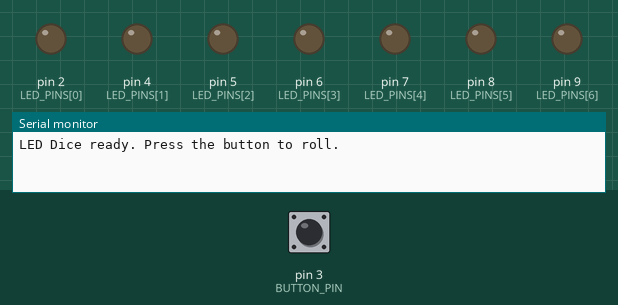
Simulated run of this sketch. Board: Arduino Uno, built with avr-gcc and run on an emulated ATmega328P. Parts: output pins drawn as LEDs (lit = HIGH), the last lines printed to the serial monitor. Dashed ring = blinking. Inputs (shaded band) come from the test bench; at power-on: pin 3 (BUTTON_PIN) HIGH. Random numbers use the default seed unless the sketch sets one.

Above: at 1.2 s.
1.3 s: pin 3 (BUTTON_PIN) pulled LOW for 0.15 s
At 1.4 s:
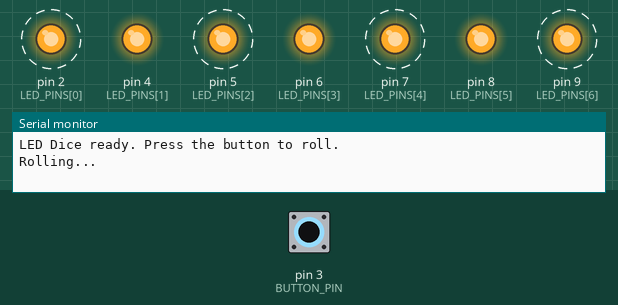
4.3 s: pin 3 (BUTTON_PIN) pulled LOW for 1 s
At 6.2 s:
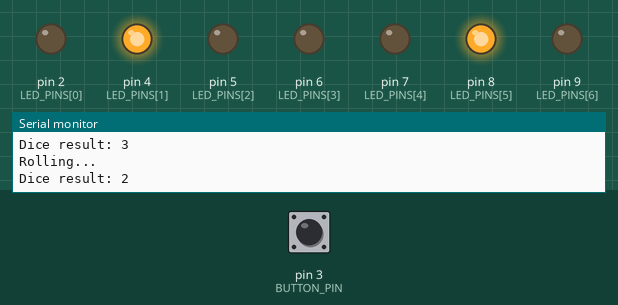
7.3 s: pin 3 (BUTTON_PIN) pulled LOW for 3.2 s
At 9.5 s:
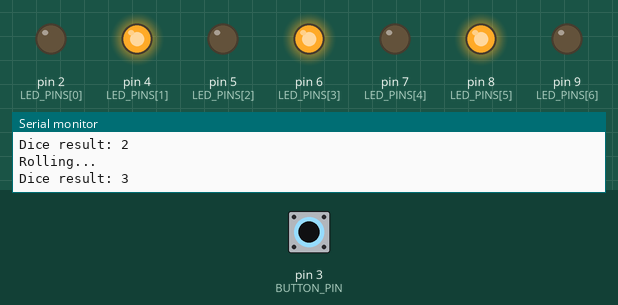
12.0 s: pin 3 (BUTTON_PIN) pulled LOW for 0.15 s
At 14.2 s:
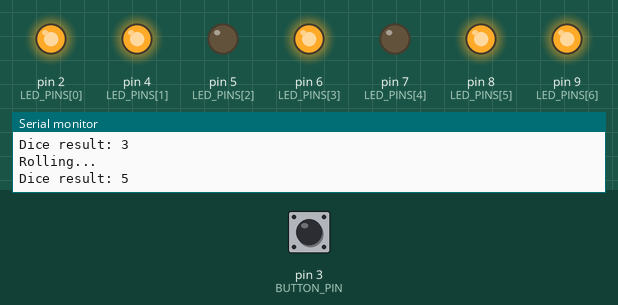
15.0 s: pin 3 (BUTTON_PIN) pulled LOW for 0.15 s
At 15.11 s:
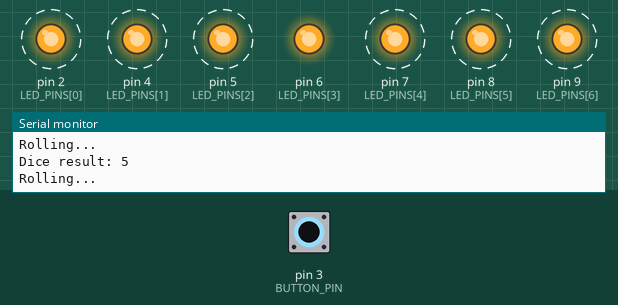
Timing chart, 0 to 19.0 s (numbered marks = the images above; inputs shaded):
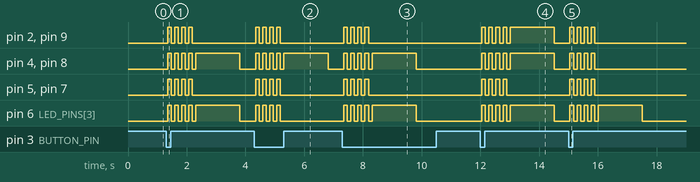

Measured:
- after the input at 1.3 s, pin 2 (LED_PINS[0]): alternates HIGH for 0.12 s and LOW for 0.12 s, 8 changes in all, then stays LOW, starting after 0.05 s; pin 4 (LED_PINS[1]): goes 4 × (HIGH 0.12 s, LOW 0.12 s), HIGH 1.5 s, then LOW, starting after 0.05 s
- after the input at 4.3 s, pin 2 (LED_PINS[0]): alternates HIGH for 0.12 s and LOW for 0.12 s, 8 changes in all, then stays LOW, starting after 0.05 s; pin 4 (LED_PINS[1]): goes 4 × (HIGH 0.12 s, LOW 0.12 s), HIGH 1.5 s, then LOW, starting after 0.05 s
- after the input at 7.3 s, pin 2 (LED_PINS[0]): alternates HIGH for 0.12 s and LOW for 0.12 s, 8 changes in all, then stays LOW, starting after 0.05 s; pin 4 (LED_PINS[1]): goes 4 × (HIGH 0.12 s, LOW 0.12 s), HIGH 1.5 s, then LOW, starting after 0.05 s
- after the input at 12.0 s, pin 2 (LED_PINS[0]), pin 4 (LED_PINS[1]): goes 4 × (HIGH 0.12 s, LOW 0.12 s), HIGH 1.5 s, then LOW, starting after 0.05 s
- after the input at 15.0 s, pin 2 (LED_PINS[0]), pin 4 (LED_PINS[1]): alternates HIGH for 0.12 s and LOW for 0.12 s, 8 changes in all, then stays LOW, starting after 0.05 s

The sketch:

LED-Dice.ino
```cpp
// 009 - LED Dice
// Press the button to "roll" the dice: all seven LEDs flash briefly,
// then a random value from 1 to 6 is shown in a classic dice layout.
// The result is also printed to the Serial Monitor.
// Board: Arduino Uno
// Wiring: 7x LEDs (dice layout) each through a 220 ohm resistor to GND.
//         Push button between pin 3 and GND (internal pull-up used).
//         NOTE: pin 3 is reserved for the button, so the LED chain starts
//         at pin 2 and then skips to pins 4-9 to avoid a pin clash.

// LED pin constants arranged as: top-left, top-right, mid-left,
// centre, mid-right, bottom-left, bottom-right
const int LED_PINS[] = {2, 4, 5, 6, 7, 8, 9};
const int LED_COUNT = 7;

// Button pin (INPUT_PULLUP, so pressing it reads LOW)
const int BUTTON_PIN = 3;

// Timing constants
const unsigned long DEBOUNCE_MS = 50;   // Ignore switch bounce for 50 ms
const int FLASH_MS = 120;               // Speed of the rolling flash
const int SHOW_MS = 1500;               // How long the result stays on

// Dice patterns for values 1 to 6, one bit per LED.
// Bit order matches LED_PINS: bit0=TL, bit1=TR, bit2=ML,
// bit3=centre, bit4=MR, bit5=BL, bit6=BR
const byte DICE_PATTERNS[6] = {
  0b0001000,  // 1 -> centre
  0b0100010,  // 2 -> top-right + bottom-left
  0b0101010,  // 3 -> top-right + centre + bottom-left
  0b1100011,  // 4 -> four corners
  0b1101011,  // 5 -> four corners + centre
  0b1110111   // 6 -> four corners + middle pair
};

bool rollDone = false;              // Repeat guard: one roll per press
unsigned long lastChangeTime = 0;   // Debounce bookkeeping
int lastReading = HIGH;

void setup() {
  for (int i = 0; i < LED_COUNT; i++) {
    pinMode(LED_PINS[i], OUTPUT);
    digitalWrite(LED_PINS[i], LOW);
  }
  pinMode(BUTTON_PIN, INPUT_PULLUP);

  Serial.begin(9600);

  // Seed the random generator from noise on the unused pin A0 so the
  // dice throws are different after every power cycle
  randomSeed(analogRead(A0));

  Serial.println("LED Dice ready. Press the button to roll.");
}

// Turn every LED on or off in one call
void setAllLeds(int state) {
  for (int i = 0; i < LED_COUNT; i++) {
    digitalWrite(LED_PINS[i], state);
  }
}

// Show one dice face (1-6) using the pattern table
void showFace(byte value) {
  byte pattern = DICE_PATTERNS[value - 1];
  for (int i = 0; i < LED_COUNT; i++) {
    // Test one bit of the pattern: HIGH if that LED should be lit
    if (pattern & (1 << i)) {
      digitalWrite(LED_PINS[i], HIGH);
    } else {
      digitalWrite(LED_PINS[i], LOW);
    }
  }
}

void loop() {
  // Debounced button read
  int reading = digitalRead(BUTTON_PIN);
  unsigned long now = millis();
  if (reading != lastReading) {
    lastChangeTime = now;
    lastReading = reading;
  }

  bool pressed = (reading == LOW) && ((now - lastChangeTime) >= DEBOUNCE_MS);

  if (pressed && !rollDone) {
    rollDone = true;

    // Phase 1: "rolling" - flash everything a few times
    Serial.println("Rolling...");
    for (int f = 0; f < 4; f++) {
      setAllLeds(HIGH);
      delay(FLASH_MS);
      setAllLeds(LOW);
      delay(FLASH_MS);
    }

    // Phase 2: land on a random face from 1 to 6
    int result = random(1, 7);
    showFace((byte)result);

    Serial.print("Dice result: ");
    Serial.println(result);
    delay(SHOW_MS);

    setAllLeds(LOW);
  }

  // Release the guard once the button is let go, ready for the next roll
  if (reading == HIGH) {
    rollDone = false;
  }
}
```
